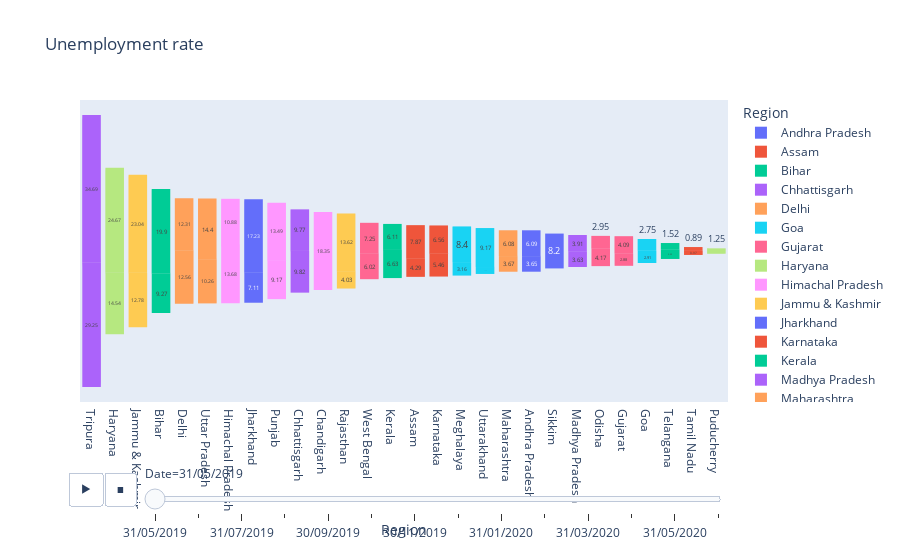

Notebook code for this chart:
### Markdown cell above
#  Analyzing Data By Funnel Chart

### Code cell
fg = px.funnel(df,x='Region',y='Estimated Unemployment Rate (%)',color='Region',title='Unemployment rate',animation_frame='Date',template='plotly')
fg.update_layout(xaxis={'categoryorder':'total descending'})
fg.show()

### Figure 1 — Plotly figure (JSON) as saved in the notebook; plotly's stock layout.template omitted (floating-point values rounded to 4 significant figures)
{"data": [{"hovertemplate": "Region=%{x}<br>Date=31/05/2019<br>Estimated Unemployment Rate (%)=%{y}<extra></extra>", "legendgroup": "Andhra Pradesh", "marker": {"color": "#636efa"}, "name": "Andhra Pradesh", "orientation": "v", "showlegend": true, "type": "funnel", "x": ["Andhra Pradesh", "Andhra Pradesh"], "xaxis": "x", "y": [3.65, 6.09], "yaxis": "y"}, {"hovertemplate": "Region=%{x}<br>Date=31/05/2019<br>Estimated Unemployment Rate (%)=%{y}<extra></extra>", "legendgroup": "Assam", "marker": {"color": "#EF553B"}, "name": "Assam", "orientation": "v", "showlegend": true, "type": "funnel", "x": ["Assam", "Assam"], "xaxis": "x", "y": [4.29, 7.87], "yaxis": "y"}, {"hovertemplate": "Region=%{x}<br>Date=31/05/2019<br>Estimated Unemployment Rate (%)=%{y}<extra></extra>", "legendgroup": "Bihar", "marker": {"color": "#00cc96"}, "name": "Bihar", "orientation": "v", "showlegend": true, "type": "funnel", "x": ["Bihar", "Bihar"], "xaxis": "x", "y": [9.27, 19.9], "yaxis": "y"}, {"hovertemplate": "Region=%{x}<br>Date=31/05/2019<br>Estimated Unemployment Rate (%)=%{y}<extra></extra>", "legendgroup": "Chhattisgarh", "marker": {"color": "#ab63fa"}, "name": "Chhattisgarh", "orientation": "v", "showlegend": true, "type": "funnel", "x": ["Chhattisgarh", "Chhattisgarh"], "xaxis": "x", "y": [9.82, 9.77], "yaxis": "y"}, {"hovertemplate": "Region=%{x}<br>Date=31/05/2019<br>Estimated Unemployment Rate (%)=%{y}<extra></extra>", "legendgroup": "Delhi", "marker": {"color": "#FFA15A"}, "name": "Delhi", "orientation": "v", "showlegend": true, "type": "funnel", "x": ["Delhi", "Delhi"], "xaxis": "x", "y": [12.56, 12.31], "yaxis": "y"}, {"hovertemplate": "Region=%{x}<br>Date=31/05/2019<br>Estimated Unemployment Rate (%)=%{y}<extra></extra>", "legendgroup": "Goa", "marker": {"color": "#19d3f3"}, "name": "Goa", "orientation": "v", "showlegend": true, "type": "funnel", "x": ["Goa", "Goa"], "xaxis": "x", "y": [2.91, 2.75], "yaxis": "y"}, {"hovertemplate": "Region=%{x}<br>Date=31/05/2019<br>Estimated Unemployment Rate (%)=%{y}<extra></extra>", "legendgroup": "Gujarat", "marker": {"color": "#FF6692"}, "name": "Gujarat", "orientation": "v", "showlegend": true, "type": "funnel", "x": ["Gujarat", "Gujarat"], "xaxis": "x", "y": [2.88, 4.09], "yaxis": "y"}, {"hovertemplate": "Region=%{x}<br>Date=31/05/2019<br>Estimated Unemployment Rate (%)=%{y}<extra></extra>", "legendgroup": "Haryana", "marker": {"color": "#B6E880"}, "name": "Haryana", "orientation": "v", "showlegend": true, "type": "funnel", "x": ["Haryana", "Haryana"], "xaxis": "x", "y": [14.54, 24.67], "yaxis": "y"}, {"hovertemplate": "Region=%{x}<br>Date=31/05/2019<br>Estimated Unemployment Rate (%)=%{y}<extra></extra>", "legendgroup": "Himachal Pradesh", "marker": {"color": "#FF97FF"}, "name": "Himachal Pradesh", "orientation": "v", "showlegend": true, "type": "funnel", "x": ["Himachal Pradesh", "Himachal Pradesh"], "xaxis": "x", "y": [13.68, 10.88], "yaxis": "y"}, {"hovertemplate": "Region=%{x}<br>Date=31/05/2019<br>Estimated Unemployment Rate (%)=%{y}<extra></extra>", "legendgroup": "Jammu & Kashmir", "marker": {"color": "#FECB52"}, "name": "Jammu & Kashmir", "orientation": "v", "showlegend": true, "type": "funnel", "x": ["Jammu & Kashmir", "Jammu & Kashmir"], "xaxis": "x", "y": [12.78, 23.04], "yaxis": "y"}, {"hovertemplate": "Region=%{x}<br>Date=31/05/2019<br>Estimated Unemployment Rate (%)=%{y}<extra></extra>", "legendgroup": "Jharkhand", "marker": {"color": "#636efa"}, "name": "Jharkhand", "orientation": "v", "showlegend": true, "type": "funnel", "x": ["Jharkhand", "Jharkhand"], "xaxis": "x", "y": [7.11, 17.23], "yaxis": "y"}, {"hovertemplate": "Region=%{x}<br>Date=31/05/2019<br>Estimated Unemployment Rate (%)=%{y}<extra></extra>", "legendgroup": "Karnataka", "marker": {"color": "#EF553B"}, "name": "Karnataka", "orientation": "v", "showlegend": true, "type": "funnel", "x": ["Karnataka", "Karnataka"], "xaxis": "x", "y": [5.46, 6.56], "yaxis": "y"}, {"hovertemplate": "Region=%{x}<br>Date=31/05/2019<br>Estimated Unemployment Rate (%)=%{y}<extra></extra>", "legendgroup": "Kerala", "marker": {"color": "#00cc96"}, "name": "Kerala", "orientation": "v", "showlegend": true, "type": "funnel", "x": ["Kerala", "Kerala"], "xaxis": "x", "y": [6.63, 6.11], "yaxis": "y"}, {"hovertemplate": "Region=%{x}<br>Date=31/05/2019<br>Estimated Unemployment Rate (%)=%{y}<extra></extra>", "legendgroup": "Madhya Pradesh", "marker": {"color": "#ab63fa"}, "name": "Madhya Pradesh", "orientation": "v", "showlegend": true, "type": "funnel", "x": ["Madhya Pradesh", "Madhya Pradesh"], "xaxis": "x", "y": [3.63, 3.91], "yaxis": "y"}, {"hovertemplate": "Region=%{x}<br>Date=31/05/2019<br>Estimated Unemployment Rate (%)=%{y}<extra></extra>", "legendgroup": "Maharashtra", "marker": {"color": "#FFA15A"}, "name": "Maharashtra", "orientation": "v", "showlegend": true, "type": "funnel", "x": ["Maharashtra", "Maharashtra"], "xaxis": "x", "y": [3.67, 6.08], "yaxis": "y"}, {"hovertemplate": "Region=%{x}<br>Date=31/05/2019<br>Estimated Unemployment Rate (%)=%{y}<extra></extra>", "legendgroup": "Meghalaya", "marker": {"color": "#19d3f3"}, "name": "Meghalaya", "orientation": "v", "showlegend": true, "type": "funnel", "x": ["Meghalaya", "Meghalaya"], "xaxis": "x", "y": [3.16, 8.4], "yaxis": "y"}, {"hovertemplate": "Region=%{x}<br>Date=31/05/2019<br>Estimated Unemployment Rate (%)=%{y}<extra></extra>", "legendgroup": "Odisha", "marker": {"color": "#FF6692"}, "name": "Odisha", "orientation": "v", "showlegend": true, "type": "funnel", "x": ["Odisha", "Odisha"], "xaxis": "x", "y": [4.17, 2.95], "yaxis": "y"}, {"hovertemplate": "Region=%{x}<br>Date=31/05/2019<br>Estimated Unemployment Rate (%)=%{y}<extra></extra>", "legendgroup": "Puducherry", "marker": {"color": "#B6E880"}, "name": "Puducherry", "orientation": "v", "showlegend": true, "type": "funnel", "x": ["Puducherry", "Puducherry"], "xaxis": "x", "y": [0, 1.25], "yaxis": "y"}, {"hovertemplate": "Region=%{x}<br>Date=31/05/2019<br>Estimated Unemployment Rate (%)=%{y}<extra></extra>", "legendgroup": "Punjab", "marker": {"color": "#FF97FF"}, "name": "Punjab", "orientation": "v", "showlegend": true, "type": "funnel", "x": ["Punjab", "Punjab"], "xaxis": "x", "y": [9.17, 13.49], "yaxis": "y"}, {"hovertemplate": "Region=%{x}<br>Date=31/05/2019<br>Estimated Unemployment Rate (%)=%{y}<extra></extra>", "legendgroup": "Rajasthan", "marker": {"color": "#FECB52"}, "name": "Rajasthan", "orientation": "v", "showlegend": true, "type": "funnel", "x": ["Rajasthan", "Rajasthan"], "xaxis": "x", "y": [4.03, 13.62], "yaxis": "y"}, {"hovertemplate": "Region=%{x}<br>Date=31/05/2019<br>Estimated Unemployment Rate (%)=%{y}<extra></extra>", "legendgroup": "Sikkim", "marker": {"color": "#636efa"}, "name": "Sikkim", "orientation": "v", "showlegend": true, "type": "funnel", "x": ["Sikkim"], "xaxis": "x", "y": [8.2], "yaxis": "y"}, {"hovertemplate": "Region=%{x}<br>Date=31/05/2019<br>Estimated Unemployment Rate (%)=%{y}<extra></extra>", "legendgroup": "Tamil Nadu", "marker": {"color": "#EF553B"}, "name": "Tamil Nadu", "orientation": "v", "showlegend": true, "type": "funnel", "x": ["Tamil Nadu", "Tamil Nadu"], "xaxis": "x", "y": [0.97, 0.89], "yaxis": "y"}, {"hovertemplate": "Region=%{x}<br>Date=31/05/2019<br>Estimated Unemployment Rate (%)=%{y}<extra></extra>", "legendgroup": "Telangana", "marker": {"color": "#00cc96"}, "name": "Telangana", "orientation": "v", "showlegend": true, "type": "funnel", "x": ["Telangana", "Telangana"], "xaxis": "x", "y": [2.23, 1.52], "yaxis": "y"}, {"hovertemplate": "Region=%{x}<br>Date=31/05/2019<br>Estimated Unemployment Rate (%)=%{y}<extra></extra>", "legendgroup": "Tripura", "marker": {"color": "#ab63fa"}, "name": "Tripura", "orientation": "v", "showlegend": true, "type": "funnel", "x": ["Tripura", "Tripura"], "xaxis": "x", "y": [29.25, 34.69], "yaxis": "y"}, {"hovertemplate": "Region=%{x}<br>Date=31/05/2019<br>Estimated Unemployment Rate (%)=%{y}<extra></extra>", "legendgroup": "Uttar Pradesh", "marker": {"color": "#FFA15A"}, "name": "Uttar Pradesh", "orientation": "v", "showlegend": true, "type": "funnel", "x": ["Uttar Pradesh", "Uttar Pradesh"], "xaxis": "x", "y": [10.26, 14.4], "yaxis": "y"}, {"hovertemplate": "Region=%{x}<br>Date=31/05/2019<br>Estimated Unemployment Rate (%)=%{y}<extra></extra>", "legendgroup": "Uttarakhand", "marker": {"color": "#19d3f3"}, "name": "Uttarakhand", "orientation": "v", "showlegend": true, "type": "funnel", "x": ["Uttarakhand", "Uttarakhand"], "xaxis": "x", "y": [1.63, 9.17], "yaxis": "y"}, {"hovertemplate": "Region=%{x}<br>Date=31/05/2019<br>Estimated Unemployment Rate (%)=%{y}<extra></extra>", "legendgroup": "West Bengal", "marker": {"color": "#FF6692"}, "name": "West Bengal", "orientation": "v", "showlegend": true, "type": "funnel", "x": ["West Bengal", "West Bengal"], "xaxis": "x", "y": [6.02, 7.25], "yaxis": "y"}, {"hovertemplate": "Region=%{x}<br>Date=31/05/2019<br>Estimated Unemployment Rate (%)=%{y}<extra></extra>", "legendgroup": "Chandigarh", "marker": {"color": "#FF97FF"}, "name": "Chandigarh", "orientation": "v", "showlegend": true, "type": "funnel", "x": ["Chandigarh"], "xaxis": "x", "y": [18.35], "yaxis": "y"}], "layout": {"legend": {"title": {"text": "Region"}, "tracegroupgap": 0}, "sliders": [{"active": 0, "currentvalue": {"prefix": "Date="}, "len": 0.9, "pad": {"b": 10, "t": 60}, "steps": [{"args": [["31/05/2019"], {"frame": {"duration": 0, "redraw": true}, "fromcurrent": true, "mode": "immediate", "transition": {"duration": 0, "easing": "linear"}}], "label": "31/05/2019", "method": "animate"}, {"args": [["30/06/2019"], {"frame": {"duration": 0, "redraw": true}, "fromcurrent": true, "mode": "immediate", "transition": {"duration": 0, "easing": "linear"}}], "label": "30/06/2019", "method": "animate"}, {"args": [["31/07/2019"], {"frame": {"duration": 0, "redraw": true}, "fromcurrent": true, "mode": "immediate", "transition": {"duration": 0, "easing": "linear"}}], "label": "31/07/2019", "method": "animate"}, {"args": [["31/08/2019"], {"frame": {"duration": 0, "redraw": true}, "fromcurrent": true, "mode": "immediate", "transition": {"duration": 0, "easing": "linear"}}], "label": "31/08/2019", "method": "animate"}, {"args": [["30/09/2019"], {"frame": {"duration": 0, "redraw": true}, "fromcurrent": true, "mode": "immediate", "transition": {"duration": 0, "easing": "linear"}}], "label": "30/09/2019", "method": "animate"}, {"args": [["31/10/2019"], {"frame": {"duration": 0, "redraw": true}, "fromcurrent": true, "mode": "immediate", "transition": {"duration": 0, "easing": "linear"}}], "label": "31/10/2019", "method": "animate"}, {"args": [["30/11/2019"], {"frame": {"duration": 0, "redraw": true}, "fromcurrent": true, "mode": "immediate", "transition": {"duration": 0, "easing": "linear"}}], "label": "30/11/2019", "method": "animate"}, {"args": [["31/12/2019"], {"frame": {"duration": 0, "redraw": true}, "fromcurrent": true, "mode": "immediate", "transition": {"duration": 0, "easing": "linear"}}], "label": "31/12/2019", "method": "animate"}, {"args": [["31/01/2020"], {"frame": {"duration": 0, "redraw": true}, "fromcurrent": true, "mode": "immediate", "transition": {"duration": 0, "easing": "linear"}}], "label": "31/01/2020", "method": "animate"}, {"args": [["29/02/2020"], {"frame": {"duration": 0, "redraw": true}, "fromcurrent": true, "mode": "immediate", "transition": {"duration": 0, "easing": "linear"}}], "label": "29/02/2020", "method": "animate"}, {"args": [["31/03/2020"], {"frame": {"duration": 0, "redraw": true}, "fromcurrent": true, "mode": "immediate", "transition": {"duration": 0, "easing": "linear"}}], "label": "31/03/2020", "method": "animate"}, {"args": [["30/04/2020"], {"frame": {"duration": 0, "redraw": true}, "fromcurrent": true, "mode": "immediate", "transition": {"duration": 0, "easing": "linear"}}], "label": "30/04/2020", "method": "animate"}, {"args": [["31/05/2020"], {"frame": {"duration": 0, "redraw": true}, "fromcurrent": true, "mode": "immediate", "transition": {"duration": 0, "easing": "linear"}}], "label": "31/05/2020", "method": "animate"}, {"args": [["30/06/2020"], {"frame": {"duration": 0, "redraw": true}, "fromcurrent": true, "mode": "immediate", "transition": {"duration": 0, "easing": "linear"}}], "label": "30/06/2020", "method": "animate"}], "x": 0.1, "xanchor": "left", "y": 0, "yanchor": "top"}], "title": {"text": "Unemployment rate"}, "updatemenus": [{"buttons": [{"args": [null, {"frame": {"duration": 500, "redraw": true}, "fromcurrent": true, "mode": "immediate", "transition": {"duration": 500, "easing": "linear"}}], "label": "&#9654;", "method": "animate"}, {"args": [[null], {"frame": {"duration": 0, "redraw": true}, "fromcurrent": true, "mode": "immediate", "transition": {"duration": 0, "easing": "linear"}}], "label": "&#9724;", "method": "animate"}], "direction": "left", "pad": {"r": 10, "t": 70}, "showactive": false, "type": "buttons", "x": 0.1, "xanchor": "right", "y": 0, "yanchor": "top"}], "xaxis": {"anchor": "y", "categoryarray": ["Andhra Pradesh", "Assam", "Bihar", "Chhattisgarh", "Delhi", "Goa", "Gujarat", "Haryana", "Himachal Pradesh", "Jammu & Kashmir", "Jharkhand", "Karnataka", "Kerala", "Madhya Pradesh", "Maharashtra", "Meghalaya", "Odisha", "Puducherry", "Punjab", "Rajasthan", "Sikkim", "Tamil Nadu", "Telangana", "Tripura", "Uttar Pradesh", "Uttarakhand", "West Bengal", null, "Chandigarh"], "categoryorder": "total descending", "domain": [0, 1], "title": {"text": "Region"}}, "yaxis": {"anchor": "x", "domain": [0, 1], "title": {"text": "Estimated Unemployment Rate (%)"}}}}
